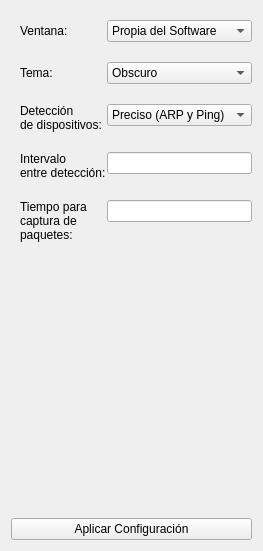
                <widget class="QWidget" name="scrollAreaWidgetContents_28">
                 <property name="geometry">
                  <rect>
                   <x>0</x>
                   <y>0</y>
                   <width>263</width>
                   <height>551</height>
                  </rect>
                 </property>
                 <layout class="QVBoxLayout" name="verticalLayout_75">
                  <item>
                   <widget class="QWidget" name="widget_60" native="true">
                    <layout class="QFormLayout" name="formLayout_4">
                     <property name="horizontalSpacing">
                      <number>1</number>
                     </property>
                     <property name="verticalSpacing">
                      <number>20</number>
                     </property>
                     <property name="rightMargin">
                      <number>0</number>
                     </property>
                     <property name="bottomMargin">
                      <number>0</number>
                     </property>
                     <item row="0" column="0">
                      <widget class="QLabel" name="label_116">
                       <property name="text">
                        <string>Ventana:</string>
                       </property>
                      </widget>
                     </item>
                     <item row="0" column="1">
                      <widget class="QComboBox" name="Ajus1">
                       <item>
                        <property name="text">
                         <string>Propia del Software</string>
                        </property>
                       </item>
                       <item>
                        <property name="text">
                         <string>Propia del SO</string>
                        </property>
                       </item>
                      </widget>
                     </item>
                     <item row="1" column="0">
                      <widget class="QLabel" name="label_117">
                       <property name="text">
                        <string>Tema:</string>
                       </property>
                      </widget>
                     </item>
                     <item row="1" column="1">
                      <widget class="QComboBox" name="Ajus2">
                       <item>
                        <property name="text">
                         <string>Obscuro</string>
                        </property>
                       </item>
                       <item>
                        <property name="text">
                         <string>Claro</string>
                        </property>
                       </item>
                      </widget>
                     </item>
                     <item row="2" column="0">
                      <widget class="QLabel" name="label_118">
                       <property name="text">
                        <string>&lt;html&gt;&lt;head/&gt;&lt;body&gt;&lt;p&gt;Detección&lt;br/&gt;de dispositivos:&lt;/p&gt;&lt;/body&gt;&lt;/html&gt;</string>
                       </property>
                      </widget>
                     </item>
                     <item row="2" column="1">
                      <widget class="QComboBox" name="Ajus3">
                       <item>
                        <property name="text">
                         <string>Preciso (ARP y Ping)</string>
                        </property>
                       </item>
                       <item>
                        <property name="text">
                         <string>Rápido (Solo ARP)</string>
                        </property>
                       </item>
                      </widget>
                     </item>
                     <item row="3" column="0">
                      <widget class="QLabel" name="label_119">
                       <property name="text">
                        <string>Intervalo&lt;br&gt; entre detección:</string>
                       </property>
                      </widget>
                     </item>
                     <item row="4" column="0">
                      <widget class="QLabel" name="label_120">
                       <property name="text">
                        <string>&lt;html&gt;&lt;head/&gt;&lt;body&gt;&lt;p&gt;Tiempo para&lt;br/&gt;captura de&lt;br&gt; paquetes:&lt;/p&gt;&lt;/body&gt;&lt;/html&gt;</string>
                       </property>
                      </widget>
                     </item>
                     <item row="3" column="1">
                      <widget class="QLineEdit" name="Ajus4"/>
                     </item>
                     <item row="4" column="1">
                      <widget class="QLineEdit" name="Ajus5"/>
                     </item>
                    </layout>
                   </widget>
                  </item>
                  <item>
                   <widget class="QPushButton" name="AplicarAjusBtn">
                    <property name="text">
                     <string>Aplicar Configuración</string>
                    </property>
                   </widget>
                  </item>
                 </layout>
                </widget>
